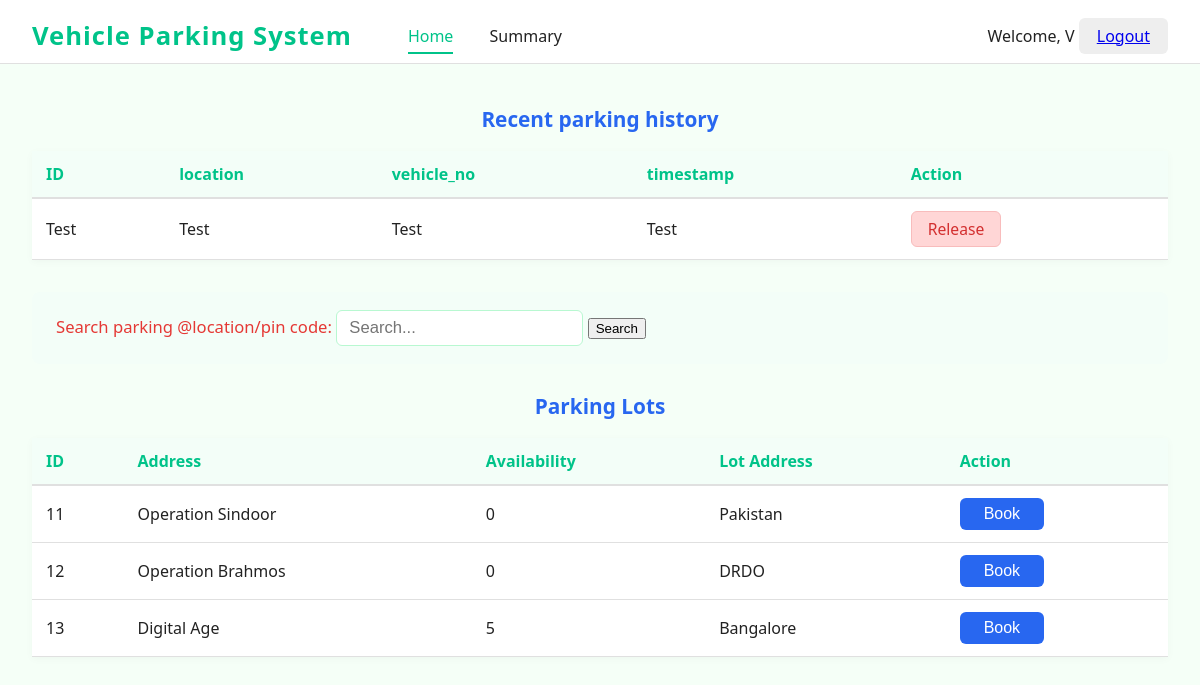
Before: /dashboard/user/1 (signed in) with the older database file.
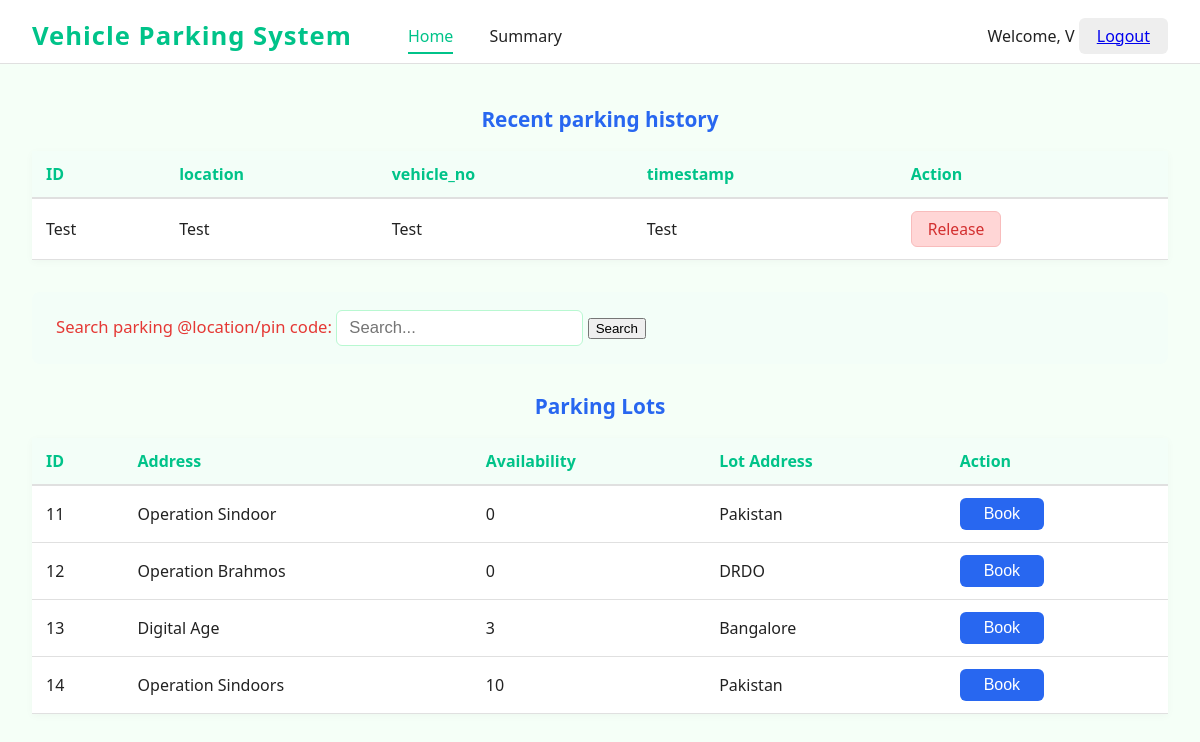
After: the same page with the newer database file.
### models/models.py (models this page shows)
class Parking_lot(db.Model):
    __tablename__='parking_lot'
    lot_id=db.Column(db.Integer,primary_key=True,autoincrement=True)
    owner_id = db.Column(db.Integer, db.ForeignKey('user.id', ondelete='CASCADE'))
    lot_name= db.Column(db.Text,nullable=False,unique=True)
    lot_address=db.Column(db.Text,nullable=False)
    lot_spot_count=db.Column(db.Integer,nullable=False)
    lot_price_per_hour=db.Column(db.Integer,nullable=False)
    owner = db.relationship('User', backref=db.backref('parking_lots', passive_deletes=True))
    spots = db.relationship('Parking_spot', backref='lot', cascade="all, delete", passive_deletes=True)

### controllers/controllers.py (the view, shortened to what this page needs)
@main.route("/dashboard/user/<id>",methods=['GET','POST'])
@role_required('user')
def user_dashboard(id):
    if request.method=="GET":
        user=User.query.filter(User.id==id).first()
        user_data={
                                "name": user.full_name,
                                "address": user.address,
                                "email": user.email,
                                "pincode": user.pincode,
                                "vehicle_number": user.vehicle_number,
                                "id": user.id
                }
        parking_locations=Parking_lot.query.all()
        parking_data={}
        for location in parking_locations:
                available_spots=Parking_spot.query.filter_by(lot_id=location.lot_id,is_available="Yes").count()
                parking_data[location.lot_id]={
                                            'lot_name':location.lot_name,
                                            'lot_address':location.lot_address,
                                            'available_spots': available_spots
                }
        print(parking_data)
        return render_template('dashboard_user.html',user_data=user_data, parking_data=parking_data)

### app.py (called while the page is built)
def create_app():
    app = Flask(__name__, template_folder="templates")
    if os.getenv('ENV', 'development') != "production":
        print("Starting Local Development")
        app.config.from_object(LocalDevelopmentConfig)
    else:
        raise Exception("Currently no production config is setup")
    app.register_blueprint(main)
    db.init_app(app)
    login_manager = LoginManager()
    login_manager.login_view = "main.login"
    login_manager.init_app(app)
    @login_manager.user_loader
    def load_user(user_id):
        return User.query.get(int(user_id))
    return app

### controllers/controllers.py (called while the page is built)
def role_required(required_role):
    def decorator(f):
        @wraps(f)
        def decorated_function(*args, **kwargs):
            if not current_user.is_authenticated:
                flash('Please log in to access this page.', 'warning')
                return redirect(url_for('main.login'))
            if required_role == "admin" and current_user.is_admin != "Yes":
                flash('You do not have permission to access this page.', 'danger')
                return redirect(url_for('main.login'))
            return f(*args, **kwargs)
        return decorated_function
    return decorator

### templates/dashboard_user.html (shortened to what this page needs)
<!DOCTYPE html>
<html lang="en">
<head>
    <link rel="stylesheet" href="{{ url_for('static', filename='css/dashboard_user_style.css') }}">
</head>
<body>
    <header>
        <div class="header-left">
            <span class="system-title">Vehicle Parking System</span>
            <nav>
                <a href="{{ url_for ('main.user_dashboard',id=user_data.id) }}" class="active">Home</a>
                <a href="#">Summary</a>
            </nav>
        </div>
        <div class="navbar-right">
          <span class="welcome">Welcome, {{user_data.name[0]}}</span>
          <a href="{{ url_for('main.logout') }}" class="logout-btn">Logout</a>
        </div>
    </header>
    <main>
        <section class="history-section">
            <h2>Recent parking history</h2>
            <table>
                <thead>
                    <tr>
                        <th>ID</th>
                        <th>location</th>
                        <th>vehicle_no</th>
                        <th>timestamp</th>
                        <th>Action</th>
                    </tr>
                </thead>
                <tbody>
                    <tr>
                        <td>Test</td>
                        <td>Test</td>
                        <td>Test</td>
                        <td>Test</td>
                        <td><span class="action-btn release">Release</span></td>
                    </tr>
                </tbody>
            </table>
        </section>
        <section class="search-section">
            <form action="{{ url_for('main.user_dashboard', id=user_data.id) }}" method="post">
            <label for="search">Search parking @location/pin code:</label>
            <input type="text" id="search_location" name="search_location" placeholder="Search..."
            pattern="^[a-zA-Z0-9\s]+$"
            title="Only letters, numbers, and spaces allowed.">
            <button type="submit">Search</button>
            </form>
        </section>
        <section class="lots-section">
            <h2>Parking Lots </h2>
            <table>
                <thead>
                    <tr>
                        <th>ID</th>
                        <th>Address</th>
                        <th>Availability</th>
                        <th>Lot Address</th>
                        <th>Action</th>
                    </tr>
                </thead>
                <tbody>
                    {% if parking_data %}
                            {% for lot_id, location in parking_data.items() %}
                                <tr>
                                    <td>{{ lot_id }}</td>
                                    <td>{{ location.lot_name }}</td>
                                    <td>{{ location.available_spots }}</td>
                                    <td>{{ location.lot_address }}</td>
                                    <td><button class="book-btn">Book</button></td>
                                </tr>
                            {% endfor %}
                    {% else %}
                        <tr><td colspan="4">No parking data available.</td></tr>
                    {% endif %}
                </tbody>
            </table>
        </section>
    </main>
</body>
</html>

Changed rows visible on the page:
added Parking_lot: lot_name "Operation Sindoors", lot_address "Pakistan"
Other visible differences:
new list line: "13 3 Book"
new list line: "Digital Age Bangalore"
new list line: "14 10 Book"
list line gone: "13 5 Book"
list line gone: "Digital Age Bangalore"
